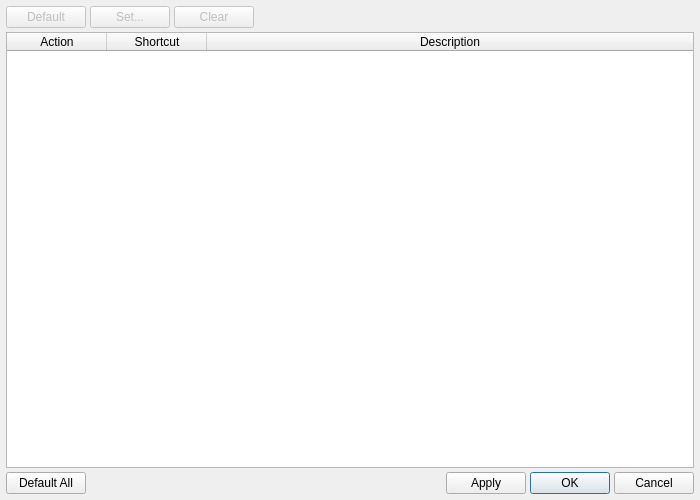
<?xml version="1.0" encoding="UTF-8"?>
<ui version="4.0">
 <class>HotkeyDialog</class>
 <widget class="QDialog" name="HotkeyDialog">
  <property name="geometry">
   <rect>
    <x>0</x>
    <y>0</y>
    <width>700</width>
    <height>500</height>
   </rect>
  </property>
  <property name="windowTitle">
   <string>Hotkey Settings</string>
  </property>
  <layout class="QVBoxLayout" name="verticalLayout">
   <property name="spacing">
    <number>4</number>
   </property>
   <property name="leftMargin">
    <number>6</number>
   </property>
   <property name="topMargin">
    <number>6</number>
   </property>
   <property name="rightMargin">
    <number>6</number>
   </property>
   <property name="bottomMargin">
    <number>6</number>
   </property>

   <!-- Row-level action buttons -->
   <item>
    <layout class="QHBoxLayout" name="rowButtonLayout">
     <property name="spacing">
      <number>4</number>
     </property>
     <item>
      <widget class="QPushButton" name="defaultBtn">
       <property name="text">
        <string>Default</string>
       </property>
       <property name="enabled">
        <bool>false</bool>
       </property>
      </widget>
     </item>
     <item>
      <widget class="QPushButton" name="setBtn">
       <property name="text">
        <string>Set...</string>
       </property>
       <property name="enabled">
        <bool>false</bool>
       </property>
      </widget>
     </item>
     <item>
      <widget class="QPushButton" name="clearBtn">
       <property name="text">
        <string>Clear</string>
       </property>
       <property name="enabled">
        <bool>false</bool>
       </property>
      </widget>
     </item>
     <item>
      <spacer name="rowButtonSpacer">
       <property name="orientation">
        <enum>Qt::Horizontal</enum>
       </property>
       <property name="sizeHint" stdset="0">
        <size>
         <width>40</width>
         <height>20</height>
        </size>
       </property>
      </spacer>
     </item>
    </layout>
   </item>

   <!-- Action table -->
   <item>
    <widget class="QTableWidget" name="actionTable">
     <property name="alternatingRowColors">
      <bool>true</bool>
     </property>
     <property name="selectionMode">
      <enum>QAbstractItemView::SingleSelection</enum>
     </property>
     <property name="selectionBehavior">
      <enum>QAbstractItemView::SelectRows</enum>
     </property>
     <property name="editTriggers">
      <set>QAbstractItemView::NoEditTriggers</set>
     </property>
     <property name="sortingEnabled">
      <bool>true</bool>
     </property>
     <attribute name="horizontalHeaderStretchLastSection">
      <bool>true</bool>
     </attribute>
     <column>
      <property name="text">
       <string>Action</string>
      </property>
     </column>
     <column>
      <property name="text">
       <string>Shortcut</string>
      </property>
     </column>
     <column>
      <property name="text">
       <string>Description</string>
      </property>
     </column>
    </widget>
   </item>

   <!-- Global action buttons -->
   <item>
    <layout class="QHBoxLayout" name="globalButtonLayout">
     <property name="spacing">
      <number>4</number>
     </property>
     <item>
      <widget class="QPushButton" name="defaultAllBtn">
       <property name="text">
        <string>Default All</string>
       </property>
      </widget>
     </item>
     <item>
      <spacer name="globalButtonSpacer">
       <property name="orientation">
        <enum>Qt::Horizontal</enum>
       </property>
       <property name="sizeHint" stdset="0">
        <size>
         <width>40</width>
         <height>20</height>
        </size>
       </property>
      </spacer>
     </item>
     <item>
      <widget class="QPushButton" name="applyBtn">
       <property name="text">
        <string>Apply</string>
       </property>
      </widget>
     </item>
     <item>
      <widget class="QPushButton" name="okBtn">
       <property name="text">
        <string>OK</string>
       </property>
       <property name="default">
        <bool>true</bool>
       </property>
      </widget>
     </item>
     <item>
      <widget class="QPushButton" name="cancelBtn">
       <property name="text">
        <string>Cancel</string>
       </property>
      </widget>
     </item>
    </layout>
   </item>

  </layout>
 </widget>
 <resources/>
 <connections/>
</ui>
